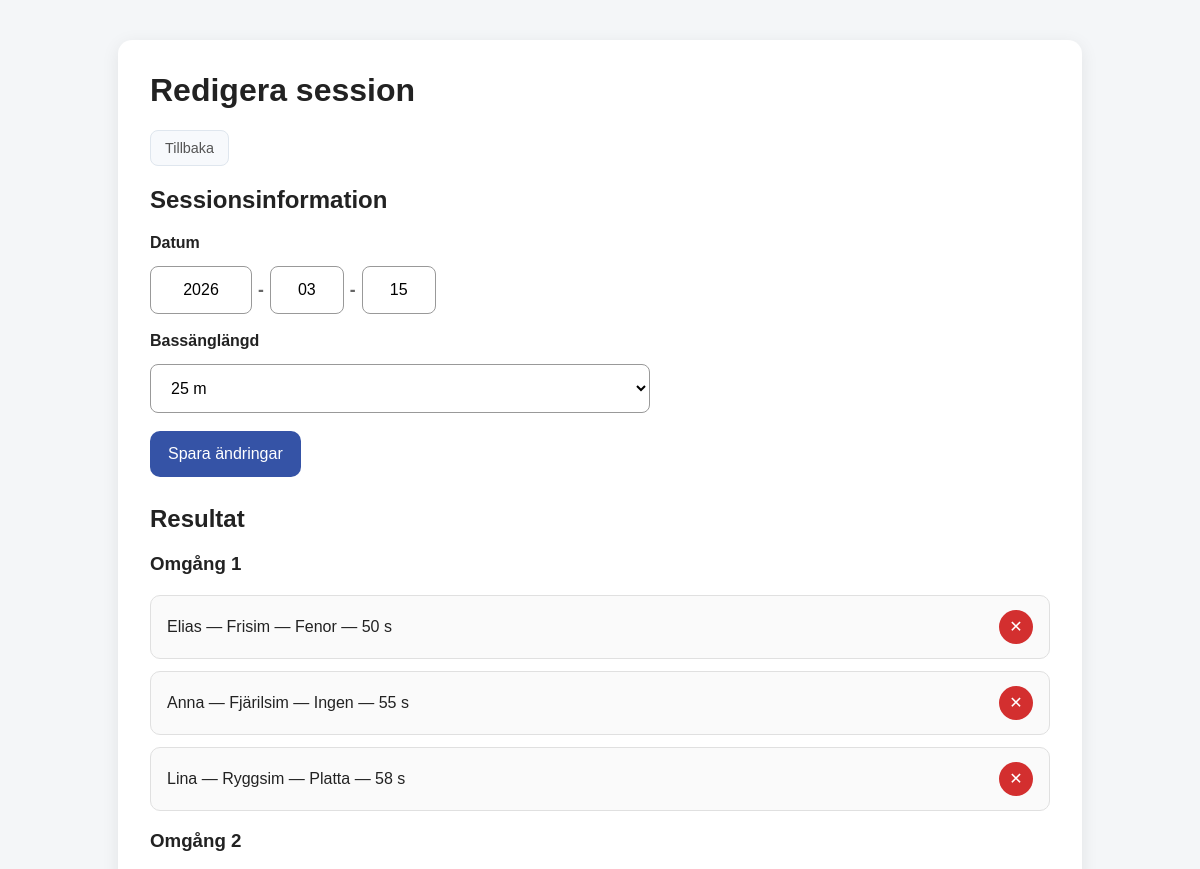
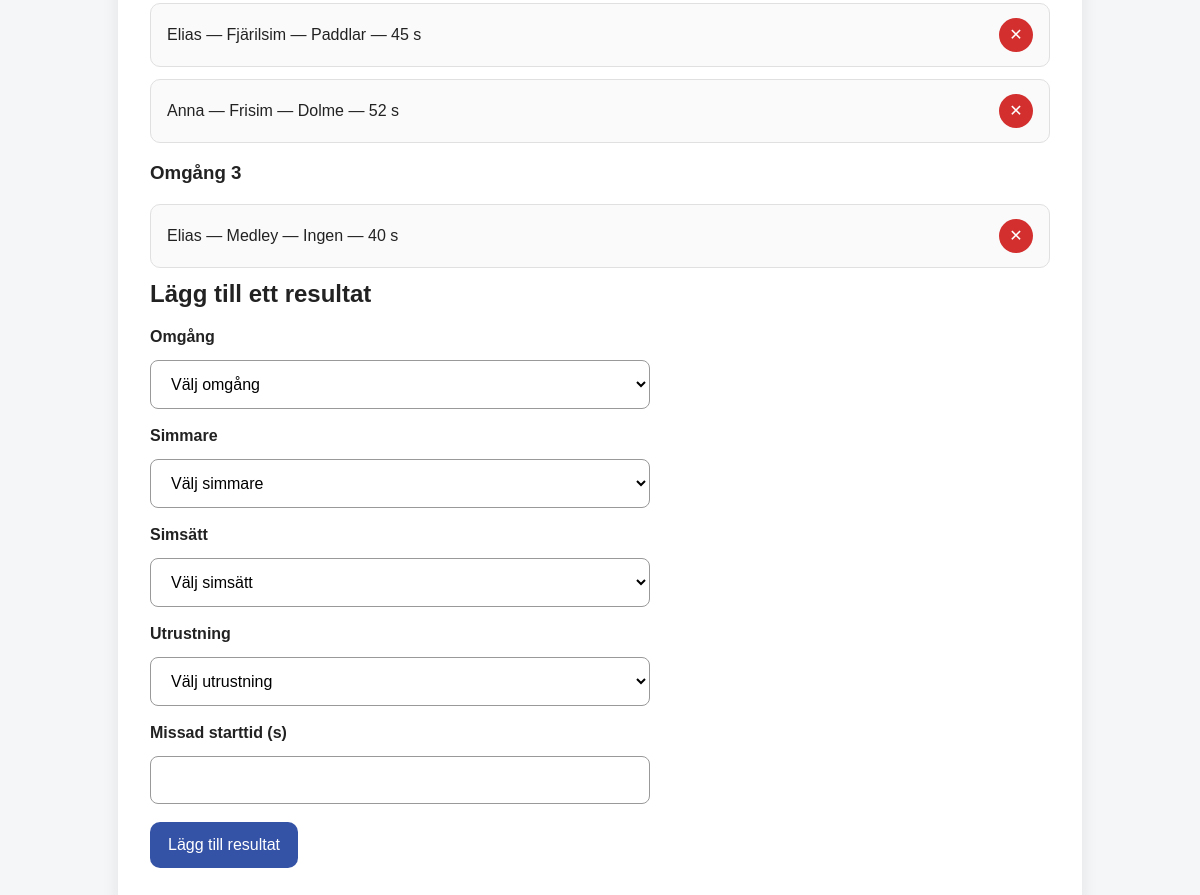
Page /manage-sessions/edit/1 (signed in) on the committed database (2 pictures, top to bottom).
### models.py (models this page shows, shortened)
class KlockanSession(db.Model):
    id = db.Column(db.Integer, primary_key=True)
    date = db.Column(db.String(20), nullable=False)
    pool_length = db.Column(db.String(20), nullable=False)
    max_rounds = db.Column(db.Integer, nullable=False)
    results = db.relationship("KlockanResult", backref="session", lazy=True, cascade="all, delete-orphan")

class KlockanResult(db.Model):
    id = db.Column(db.Integer, primary_key=True)
    session_id = db.Column(db.Integer, db.ForeignKey("klockan_session.id"), nullable=False)
    round_number = db.Column(db.Integer, nullable=False)
    swimmer_id = db.Column(db.Integer, db.ForeignKey("swimmer.id"), nullable=False)
    stroke = db.Column(db.String(50), nullable=False)
    equipment = db.Column(db.String(50), nullable=False)
    failed_start_time = db.Column(db.Integer, nullable=False)
    __table_args__ = (
        db.UniqueConstraint("session_id", "round_number", "swimmer_id", name="unique_swimmer_per_round"),
    )

class Swimmer(db.Model):
    id = db.Column(db.Integer, primary_key=True)
    name = db.Column(db.String(100), unique=True, nullable=False)
    is_active = db.Column(db.Boolean, nullable=False, default=True)
    results = db.relationship("KlockanResult", backref="swimmer", lazy=True)

### app.py (the view)
@app.route("/manage-sessions/edit/<int:session_id>")
@login_required
def edit_session(session_id):
    klockan_session = KlockanSession.query.get(session_id)
    if not klockan_session:
        return redirect(url_for("manage_sessions"))
    swimmers = Swimmer.query.order_by(Swimmer.name).all()
    message = session.pop("edit_session_message", "")
    error = session.pop("edit_session_error", "")
    results_by_round = {}
    for i in range(1, klockan_session.max_rounds + 1):
        results_by_round[i] = []
    for result in klockan_session.results:
        results_by_round[result.round_number].append(result)
    return render_template(
        "edit_session.html",
        klockan_session=klockan_session,
        results_by_round=results_by_round,
        swimmers=swimmers,
        strokes=STROKES,
        equipment_options=EQUIPMENT_OPTIONS,
        pool_lengths=POOL_LENGTHS,
        message=message,
        error=error
    )

### app.py (called while the page is built)
@login_manager.user_loader
def load_user(user_id):
    return User.query.get(int(user_id))

@app.context_processor
def inject_labels():
    return {
        "stroke_labels": STROKE_LABELS,
        "pool_length_labels": POOL_LENGTH_LABELS,
    }

### templates/edit_session.html (shortened to what this page needs)
<!DOCTYPE html>
<html lang="sv">
<head>
    <link rel="stylesheet" href="{{ url_for('static', filename='style.css') }}">
</head>
<body>
    <div class="container">
        <h1>Redigera session</h1>
        <a href="{{ url_for('manage_sessions') }}" class="back-box">Tillbaka</a>
        <h2>Sessionsinformation</h2>
        <form method="POST" action="{{ url_for('save_session_info', session_id=klockan_session.id) }}" class="simple-form" id="edit-info-form">
            <div class="form-group">
                <label>Datum</label>
                <div class="date-fields">
                    <input type="text" id="edit_year" inputmode="numeric" placeholder="ÅÅÅÅ" maxlength="4" class="date-part year-part" autocomplete="off" value="{{ klockan_session.date[:4] }}">
                    <span class="date-sep">-</span>
                    <input type="text" id="edit_month" inputmode="numeric" placeholder="MM" maxlength="2" class="date-part" autocomplete="off" value="{{ klockan_session.date[5:7] }}">
                    <span class="date-sep">-</span>
                    <input type="text" id="edit_day" inputmode="numeric" placeholder="DD" maxlength="2" class="date-part" autocomplete="off" value="{{ klockan_session.date[8:10] }}">
                </div>
            </div>
            <div class="form-group">
                <label for="pool_length">Bassänglängd</label>
                <select id="pool_length" name="pool_length" required>
                    {% for length in pool_lengths %}
                        <option value="{{ length }}" {% if length == klockan_session.pool_length %}selected{% endif %}>
                            {{ pool_length_labels.get(length, length) }}
                        </option>
                    {% endfor %}
                </select>
            </div>
            <div>
                <button type="submit">Spara ändringar</button>
            </div>
        </form>
        <h2>Resultat</h2>
        {% for round_number, results in results_by_round.items() %}
            <h3>Omgång {{ round_number }}</h3>
            {% if results %}
                <ul class="name-list">
                    {% for result in results %}
                        <li class="name-list-item">
                            <span>
                                {{ result.swimmer.name }} —
                                {{ stroke_labels.get(result.stroke, result.stroke) }} —
                                {{ result.equipment }} —
                                {{ result.failed_start_time }} s
                            </span>
                            <form method="POST" action="{{ url_for('delete_session_result', session_id=klockan_session.id) }}" class="remove-form">
                                <button type="submit" class="remove-button">✕</button>
                            </form>
                        </li>
                    {% endfor %}
                </ul>
            {% else %}
                <p class="empty-round">Inga resultat för denna omgång.</p>
            {% endif %}
        {% endfor %}
        <h2>Lägg till ett resultat</h2>
        <form method="POST" action="{{ url_for('add_session_result', session_id=klockan_session.id) }}" class="simple-form">
            <div class="form-group">
                <label for="round_number">Omgång</label>
                <select id="round_number" name="round_number" required>
                    <option value="">Välj omgång</option>
                </select>
            </div>
            <div class="form-group">
                <label for="swimmer_id">Simmare</label>
                <select id="swimmer_id" name="swimmer_id" required>
                    <option value="">Välj simmare</option>
                </select>
            </div>
            <div class="form-group">
                <label for="stroke">Simsätt</label>
                <select id="stroke" name="stroke" required>
                    <option value="">Välj simsätt</option>
                </select>
            </div>
            <div class="form-group">
                <label for="equipment">Utrustning</label>
                <select id="equipment" name="equipment" required>
                    <option value="">Välj utrustning</option>
                </select>
            </div>
            <div class="form-group">
                <label for="failed_start_time">Missad starttid (s)</label>
                <input type="number" id="failed_start_time" name="failed_start_time" min="1" required>
            </div>
            <div>
                <button type="submit">Lägg till resultat</button>
            </div>
        </form>
    </div>
</body>
</html>

### static/style.css (style rules this page uses)
body { font-family: Arial, sans-serif; background: #f4f6f8; color: #222; margin: 0; padding: 0; -webkit-text-size-adjust: 100%; text-size-adjust: 100%; overflow-y: scroll; }
.container { max-width: 1000px; margin: 40px auto; background: white; padding: 30px; border-radius: 10px; box-shadow: 0 2px 10px rgba(0, 0, 0, 0.08); }
h1, h2 { margin-top: 0; }
.back-box { display: inline-block; padding: 9px 14px; border: 1px solid #dfe6ee; border-radius: 8px; text-decoration: none; color: #555; background: #f7f9fc; font-size: 0.9rem; margin-bottom: 20px; }
.form-group { display: flex; flex-direction: column; }
label { margin-bottom: 6px; font-weight: bold; }
select, button { padding: 10px; font-size: 1rem; }
button { background: #0d47a1; color: white; border: none; border-radius: 6px; cursor: pointer; }
.simple-form { max-width: 500px; display: grid; gap: 15px; }
input, select, button { padding: 10px; font-size: 1rem; }
.name-list { list-style: none; padding: 0; margin: 20px 0; }
.name-list-item { display: flex; justify-content: space-between; align-items: center; padding: 10px 12px; border: 1px solid #ddd; border-radius: 6px; margin-bottom: 10px; background: #fafafa; }
.remove-form { margin: 0; }
.remove-button { background: #d32f2f; color: white; border: none; border-radius: 50%; width: 32px; height: 32px; cursor: pointer; font-size: 1rem; line-height: 1; padding: 0; }
.name-list-item span { flex: 1; }
.container { max-width: 900px; margin: 40px auto; background: white; padding: 32px; border-radius: 14px; box-shadow: 0 4px 18px rgba(0, 0, 0, 0.08); }
.simple-form { display: grid; gap: 18px; margin-bottom: 28px; }
.form-group { display: flex; flex-direction: column; gap: 8px; }
input, select { padding: 14px 16px; font-size: 1rem; border: 1px solid #999; border-radius: 8px; background: white; }
button { padding: 14px 18px; font-size: 1rem; border: none; border-radius: 10px; background: #3553a6; color: white; cursor: pointer; }
.name-list { list-style: none; padding: 0; margin: 20px 0 0 0; }
.name-list-item { display: flex; justify-content: space-between; align-items: center; gap: 16px; padding: 14px 16px; border: 1px solid #e0e0e0; border-radius: 10px; margin-bottom: 12px; background: #fafafa; }
.remove-button { background: #d32f2f; color: white; border: none; border-radius: 999px; width: 34px; height: 34px; padding: 0; font-size: 1rem; line-height: 1; }
.date-fields { display: flex; align-items: center; gap: 6px; }
.date-part { text-align: center; padding: 14px 8px; width: 56px; }
.year-part { width: 84px; }
.date-sep { font-weight: bold; color: #666; font-size: 1.1rem; }

### rows in the picture
KlockanSession: date "2026", date "03", date "15", pool_length "25 m"
KlockanResult: swimmer.name "Elias", get "Frisim", equipment "Fenor", failed_start_time "50"
KlockanResult: swimmer.name "Anna", get "Fjärilsim", equipment "Ingen", failed_start_time "55"
KlockanResult: swimmer.name "Lina", get "Ryggsim", equipment "Platta", failed_start_time "58"
KlockanResult: swimmer.name "Elias", get "Fjärilsim", equipment "Paddlar", failed_start_time "45"
KlockanResult: swimmer.name "Anna", get "Frisim", equipment "Dolme", failed_start_time "52"
KlockanResult: swimmer.name "Elias", get "Medley", equipment "Ingen", failed_start_time "40"

### other values in the picture
{{ round_number }} "1" "2" "3"
